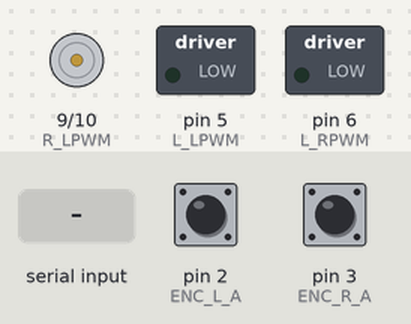
Bench run of a sketch on a simulated Arduino Uno, built with avr-gcc and run on an emulated ATmega328P. Shown: motor-driver pin pairs drawn as motors (green arrow = first pin HIGH = forward, orange = second pin HIGH = backward, longer = more drive), switched loads named in the sketch (green lamp = pin HIGH). Inputs (shaded band) come from the test bench; at power-on: pin 2 (ENC_L_A) HIGH, pin 3 (ENC_R_A) HIGH. What the sketch prints to the serial monitor is not drawn.

Above: at 1.2 s.
1.3 s: "PWM,,45\n" received over Serial
At 2.2 s:
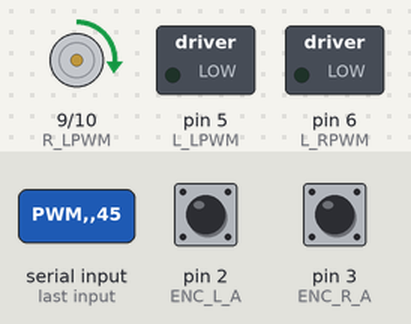
4.3 s: "CMD,,45\n" received over Serial
At 5.7 s:
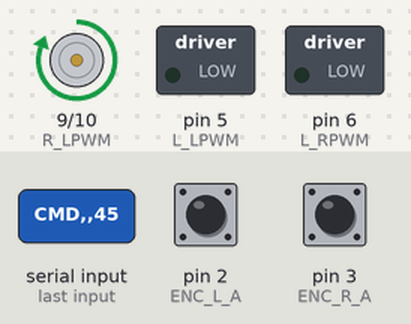
7.3 s: "0\n" received over Serial
At 11.5 s:
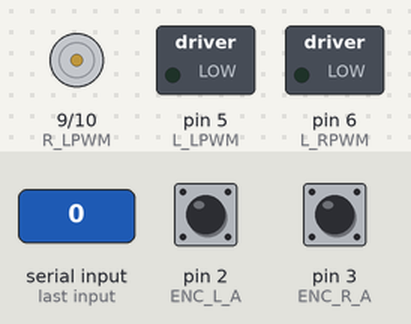
Timing chart, 0 to 13.0 s (numbered marks = the images above; inputs shaded):
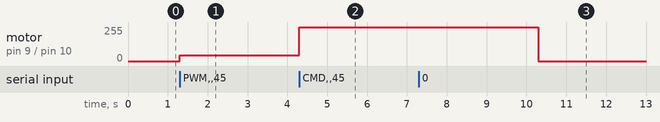

The sketch:

motor_controller.ino
```cpp
// =============================================================================
// ARDUINO MOTOR CONTROLLER - Differential Drive Robot
// =============================================================================
// Hardware:
//   - Arduino Uno R3
//   - 2x BTS7960 Motor Driver
//   - 2x DC Motor 12V, 23 RPM (with encoder)
//   - Communicates với ROS 2 node trên Jetson Nano qua USB Serial
//
// Serial Protocol:
//   - NHẬN từ Jetson: "CMD,<left_rpm>,<right_rpm>\n"
//       Ví dụ: "CMD,15.0,-15.0\n"  → trái 15 RPM, phải -15 RPM (quay tại chỗ)
//   - GỬI lên Jetson:  "ENC,<left_ticks>,<right_ticks>,<left_rpm>,<right_rpm>\n"
//       Ví dụ: "ENC,1024,-1024,14.8,-14.8\n"
// =============================================================================

// --- CẤU HÌNH ENCODER ---
// Số xung encoder mỗi vòng (tính cả 2 cạnh của kênh A).
// Đo thực tế: quay tay 1 vòng rồi đọc Serial xem left_ticks thay đổi bao nhiêu.
#define TICKS_PER_REV        4300   // Đo thực tế: ~4300 ticks/vòng (trái=4300, phải=4301)

// --- CẤU HÌNH PID ---
// Bắt đầu với Kp nhỏ, Ki=0, Kd=0, tăng dần khi test thực tế
#define KP                   8.0
#define KI                   3.0
#define KD                   0.5
#define PID_INTERVAL_MS      100    // Tính PID mỗi 100ms

// --- CẤU HÌNH MOTOR ---
#define MAX_RPM              25.0   // RPM tối đa thực tế
#define MIN_PWM              60     // Tăng từ 40->60 để thắng ma sát tĩnh, chống giật lúc chớm chạy
#define MAX_PWM              255
#define SERIAL_TIMEOUT_MS    3000   // Tăng lên 3000ms (3s) để bạn kịp nhìn khi test bằng tay

// --- CHÂN KẾT NỐI ---
// Encoder Bánh Trái
const int ENC_L_A = 2;  // INT0 - Hardware Interrupt
const int ENC_L_B = 4;

// Encoder Bánh Phải
const int ENC_R_A = 3;  // INT1 - Hardware Interrupt
const int ENC_R_B = 7;

// BTS7960 Bánh Trái (LPWM=forward, RPWM=backward)
const int L_LPWM = 5;
const int L_RPWM = 6;

// BTS7960 Bánh Phải (LPWM=forward, RPWM=backward)
const int R_LPWM = 9;
const int R_RPWM = 10;

// =============================================================================
// BIẾN TOÀN CỤC (volatile vì được dùng trong ISR)
// =============================================================================
volatile long left_ticks  = 0;
volatile long right_ticks = 0;

// Tốc độ mục tiêu (RPM) nhận từ ROS
float target_left_rpm  = 0.0;
float target_right_rpm = 0.0;

// Tốc độ hiện tại đo được (RPM)
float current_left_rpm  = 0.0;
float current_right_rpm = 0.0;

// Biến PID bánh trái
float pid_l_integral   = 0.0;
float pid_l_prev_error = 0.0;
int   pwm_left_output  = 0;

// Biến PID bánh phải
float pid_r_integral   = 0.0;
float pid_r_prev_error = 0.0;
int   pwm_right_output = 0;

// Timing
unsigned long last_pid_time    = 0;
unsigned long last_cmd_time    = 0;
long          prev_left_ticks  = 0;
long          prev_right_ticks = 0;

// Buffer đọc Serial
String serial_buffer = "";

// =============================================================================
// INTERRUPT SERVICE ROUTINES - Đọc encoder (Quadrature, kênh A)
// =============================================================================
void encoderLeftISR() {
  // Đã đảo ngược đếm dể đồng bộ pha với chiều quay tiến (+)
  if (digitalRead(ENC_L_B) == HIGH) {
    left_ticks--;
  } else {
    left_ticks++;
  }
}

void encoderRightISR() {
  if (digitalRead(ENC_R_B) == HIGH) {
    right_ticks++;
  } else {
    right_ticks--;
  }
}

// =============================================================================
// ĐIỀU KHIỂN MOTOR QUA BTS7960
// Tham số: speed = -255 đến 255
//   > 0 → tiến (LPWM hoạt động)
//   < 0 → lùi (RPWM hoạt động)
//   = 0 → dừng
// =============================================================================
void setMotorLeft(int speed) {
  speed = constrain(speed, -MAX_PWM, MAX_PWM);
  if (speed > 0) {
    analogWrite(L_LPWM, speed);
    analogWrite(L_RPWM, 0);
  } else if (speed < 0) {
    analogWrite(L_LPWM, 0);
    analogWrite(L_RPWM, -speed);
  } else {
    analogWrite(L_LPWM, 0);
    analogWrite(L_RPWM, 0);
  }
}

void setMotorRight(int speed) {
  speed = constrain(speed, -MAX_PWM, MAX_PWM);
  if (speed > 0) {
    analogWrite(R_LPWM, speed);
    analogWrite(R_RPWM, 0);
  } else if (speed < 0) {
    analogWrite(R_LPWM, 0);
    analogWrite(R_RPWM, -speed);
  } else {
    analogWrite(R_LPWM, 0);
    analogWrite(R_RPWM, 0);
  }
}

void stopMotors() {
  setMotorLeft(0);
  setMotorRight(0);
}

// =============================================================================
// TÍNH TOÁN PID
// =============================================================================
// Áp dụng bù trừ vùng chết (Deadband) và giới hạn PWM 0-255
int formatPWM(float pwm_val) {
  if (abs(pwm_val) < 1.0 && abs(target_left_rpm) < 0.1 && abs(target_right_rpm) < 0.1) return 0; // Để an toàn

  int pwm_out = (int)abs(pwm_val);
  if (pwm_out > 0 && pwm_out < MIN_PWM) pwm_out = MIN_PWM; // Ép ma sát tĩnh
  if (pwm_out > MAX_PWM) pwm_out = MAX_PWM;

  return (pwm_val > 0) ? pwm_out : -pwm_out;
}

void computePID(float dt_s) {
  // --- Bánh Trái ---
  float error_l    = target_left_rpm - current_left_rpm;
  pid_l_integral  += error_l * dt_s;
  pid_l_integral   = constrain(pid_l_integral, -100.0, 100.0);  // Giới hạn để không tích luỹ rác
  float derivative_l = (error_l - pid_l_prev_error) / dt_s;

  // Cốt lõi: Feed-Forward (Dự đoán mức PWM) + Căn chỉnh PID
  float ff_l = (target_left_rpm / MAX_RPM) * 255.0;
  float output_l = ff_l + (KP * error_l) + (KI * pid_l_integral) + (KD * derivative_l);
  pid_l_prev_error = error_l;

  // --- Bánh Phải ---
  float error_r    = target_right_rpm - current_right_rpm;
  pid_r_integral  += error_r * dt_s;
  pid_r_integral   = constrain(pid_r_integral, -100.0, 100.0);
  float derivative_r = (error_r - pid_r_prev_error) / dt_s;

  float ff_r = (target_right_rpm / MAX_RPM) * 255.0;
  float output_r = ff_r + (KP * error_r) + (KI * pid_r_integral) + (KD * derivative_r);
  pid_r_prev_error = error_r;

  // Áp dụng chống vấp và giới hạn
  if(target_left_rpm == 0) output_l = 0;
  if(target_right_rpm == 0) output_r = 0;

  int pwm_left_output  = formatPWM(output_l);
  int pwm_right_output = formatPWM(output_r);

  setMotorLeft(pwm_left_output);
  setMotorRight(pwm_right_output);
}

// =============================================================================
// ĐO TỐC ĐỘ THỰC TẾ TỪ ENCODER
// =============================================================================
void updateCurrentRPM(float dt_s) {
  // Đọc và reset ticks trong interval
  long cur_left, cur_right;

  noInterrupts();
  cur_left  = left_ticks;
  cur_right = right_ticks;
  interrupts();

  long delta_left  = cur_left  - prev_left_ticks;
  long delta_right = cur_right - prev_right_ticks;

  prev_left_ticks  = cur_left;
  prev_right_ticks = cur_right;

  // Tính RPM: (ticks_trong_interval / ticks_per_rev) * (60 / dt_s)
  current_left_rpm  = ((float)delta_left  / TICKS_PER_REV) * (60.0 / dt_s);
  current_right_rpm = ((float)delta_right / TICKS_PER_REV) * (60.0 / dt_s);
}

// =============================================================================
// PHÂN TÍCH LỆNH SERIAL
// Format nhận: "CMD,<left_rpm>,<right_rpm>\n"
// Format đặc biệt:
//   "STOP\n"          → dừng khẩn cấp
//   "PID,<kp>,<ki>,<kd>\n" → cập nhật tham số PID tại runtime
// =============================================================================
float kp = KP, ki = KI, kd = KD;  // Có thể cập nhật runtime

bool is_pwm_mode = false;  // Flag cờ đánh dấu đang test PWM

void parseSerial(String &line) {
  line.trim();
  last_cmd_time = millis();

  if (line.startsWith("CMD,")) {
    is_pwm_mode = false; // Trở lại chế độ PID
    int comma1 = line.indexOf(',');
    int comma2 = line.indexOf(',', comma1 + 1);
    if (comma1 > 0 && comma2 > 0) {
      target_left_rpm  = line.substring(comma1 + 1, comma2).toFloat();
      target_right_rpm = line.substring(comma2 + 1).toFloat();
      target_left_rpm  = constrain(target_left_rpm,  -MAX_RPM, MAX_RPM);
      target_right_rpm = constrain(target_right_rpm, -MAX_RPM, MAX_RPM);
    }
  }
  else if (line.startsWith("PWM,")) {
    is_pwm_mode = true;  // Tắt hẳn sự can thiệp của PID
    int comma1 = line.indexOf(',');
    int comma2 = line.indexOf(',', comma1 + 1);
    if (comma1 > 0 && comma2 > 0) {
      int pwm_l = line.substring(comma1 + 1, comma2).toInt();
      int pwm_r = line.substring(comma2 + 1).toInt();
      setMotorLeft(pwm_l);
      setMotorRight(pwm_r);
      Serial.print("TEST_PWM_ACK,"); Serial.print(pwm_l); Serial.print(","); Serial.println(pwm_r);
    }
  }
  else if (line == "STOP") {
    is_pwm_mode = false;
    target_left_rpm  = 0;
    target_right_rpm = 0;
    pid_l_integral   = 0;
    pid_r_integral   = 0;
    stopMotors();
  }
  else if (line.startsWith("PID,")) {
    // Ví dụ: "PID,8.0,3.0,0.5" → cập nhật Kp, Ki, Kd tại chỗ không cần nạp lại code
    int c1 = line.indexOf(',');
    int c2 = line.indexOf(',', c1 + 1);
    int c3 = line.indexOf(',', c2 + 1);
    if (c1 > 0 && c2 > 0 && c3 > 0) {
      kp = line.substring(c1 + 1, c2).toFloat();
      ki = line.substring(c2 + 1, c3).toFloat();
      kd = line.substring(c3 + 1).toFloat();
      Serial.print("PID_ACK,");
      Serial.print(kp); Serial.print(",");
      Serial.print(ki); Serial.print(",");
      Serial.println(kd);
    }
  }
  else if (line == "PING") {
    Serial.println("PONG");
  }
  else if (line == "TICKS_RESET") {
    noInterrupts();
    left_ticks = right_ticks = 0;
    interrupts();
    prev_left_ticks = prev_right_ticks = 0;
    Serial.println("TICKS_RESET_OK");
  }
}

// =============================================================================
// SETUP
// =============================================================================
void setup() {
  Serial.begin(115200);

  // Cấu hình chân motor là OUTPUT
  pinMode(L_LPWM, OUTPUT);
  pinMode(L_RPWM, OUTPUT);
  pinMode(R_LPWM, OUTPUT);
  pinMode(R_RPWM, OUTPUT);
  stopMotors();

  // Cấu hình chân encoder
  pinMode(ENC_L_A, INPUT_PULLUP);
  pinMode(ENC_L_B, INPUT_PULLUP);
  pinMode(ENC_R_A, INPUT_PULLUP);
  pinMode(ENC_R_B, INPUT_PULLUP);

  // Gắn interrupt cho kênh A của mỗi encoder (RISING edge)
  attachInterrupt(digitalPinToInterrupt(ENC_L_A), encoderLeftISR, RISING);
  attachInterrupt(digitalPinToInterrupt(ENC_R_A), encoderRightISR, RISING);

  last_pid_time  = millis();
  last_cmd_time  = millis();

  Serial.println("MOTOR_CONTROLLER_READY");
  Serial.println("Protocol: CMD,<left_rpm>,<right_rpm>");
}

// =============================================================================
// MAIN LOOP
// =============================================================================
void loop() {
  // --- Đọc Serial ---
  while (Serial.available() > 0) {
    char c = Serial.read();
    if (c == '\n') {
      parseSerial(serial_buffer);
      serial_buffer = "";
    } else {
      serial_buffer += c;
      if (serial_buffer.length() > 64) serial_buffer = "";  // Chống tràn buffer
    }
  }

  // --- Safety: Dừng motor nếu mất kết nối với ROS ---
  if (millis() - last_cmd_time > SERIAL_TIMEOUT_MS) {
    target_left_rpm  = 0;
    target_right_rpm = 0;
    pid_l_integral   = 0;
    pid_r_integral   = 0;
    stopMotors();
  }

  // --- Vòng PID chạy theo chu kỳ cố định ---
  unsigned long now = millis();
  if (now - last_pid_time >= PID_INTERVAL_MS) {
    float dt_s = (now - last_pid_time) / 1000.0;
    last_pid_time = now;

    // 1. Đo tốc độ thực tế
    updateCurrentRPM(dt_s);

    // 2. Tính và áp dụng PID (bỏ qua nếu mục tiêu = 0 hoặc đang test PWM)
    if (!is_pwm_mode) {
      if (abs(target_left_rpm) < 0.1 && abs(target_right_rpm) < 0.1) {
        // Đặt mục tiêu 0 → dừng hẳn, reset integral
        stopMotors();
        pid_l_integral = pid_l_prev_error = 0;
        pid_r_integral = pid_r_prev_error = 0;
      } else {
        computePID(dt_s);
      }
    }

    // 3. Gửi dữ liệu encoder lên Jetson
    // Format: "ENC,<left_ticks>,<right_ticks>,<left_rpm>,<right_rpm>"
    noInterrupts();
    long lt = left_ticks;
    long rt = right_ticks;
    interrupts();

    Serial.print("ENC,");
    Serial.print(lt);          Serial.print(",");
    Serial.print(rt);          Serial.print(",");
    Serial.print(current_left_rpm,  2); Serial.print(",");
    Serial.println(current_right_rpm, 2);
  }
}
```

Measured:
- after the input at 1.3 s, motor on pin 9 (R_LPWM) / pin 10 (R_RPWM): stopped → forward 45/255 at once
- after the input at 4.3 s, motor on pin 9 (R_LPWM) / pin 10 (R_RPWM): forward 45/255 → forward 255/255 at once
- after the input at 7.3 s, motor on pin 9 (R_LPWM) / pin 10 (R_RPWM): forward 255/255 → stopped after 3.0 s instead of 0.00 s
